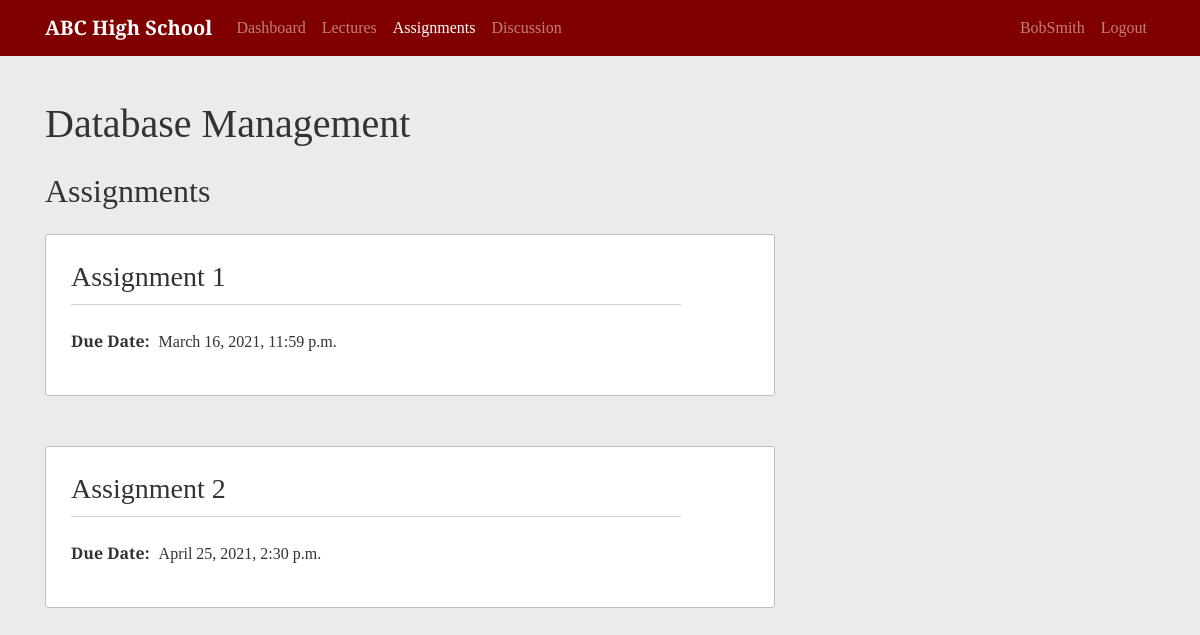
Before: /course/1/assignments/ (signed in) with the older database file.
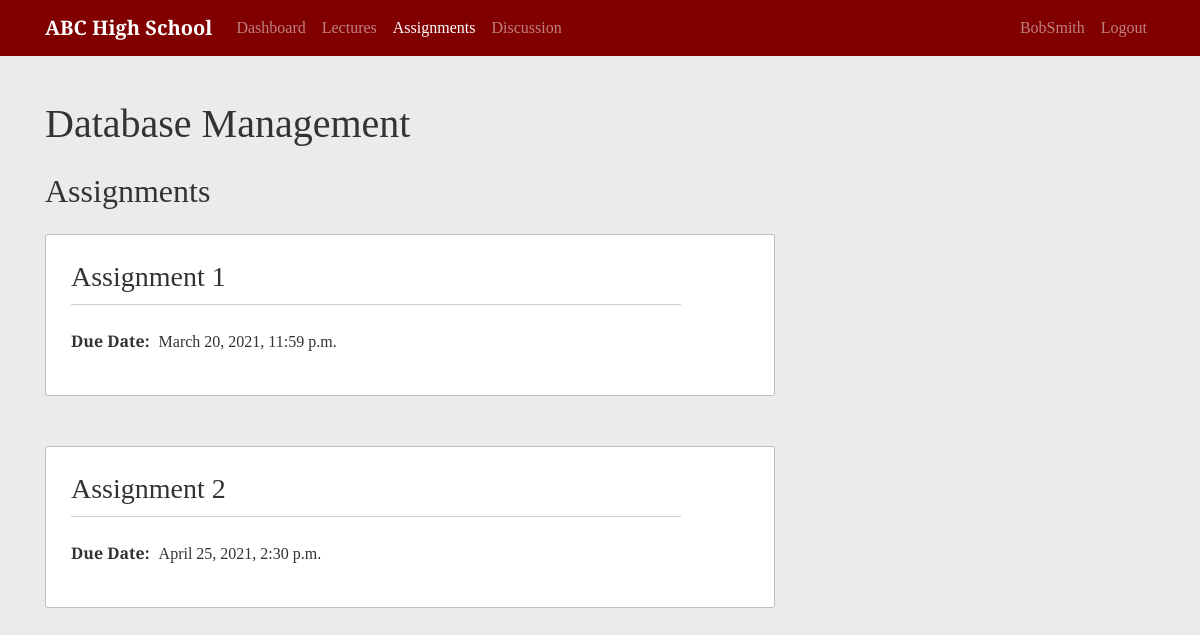
After: the same page with the newer database file.
### school/models.py (models this page shows, shortened)
class Assignment(models.Model):
    course = models.ForeignKey(Course, on_delete=models.CASCADE)
    due_date = models.DateTimeField()
    assignment_number = models.PositiveIntegerField()
    content = models.FileField(upload_to='file_uploads', null=True)
    class Meta:
        unique_together = ['course', 'assignment_number']

### school/views.py (the view, shortened to what this page needs)
# urls.py: path('course/<int:course_id>/assignments/', AssignmentListView.as_view(), name='assignment-list'),
class AssignmentListView(LoginRequiredMixin, UserPassesTestMixin, ListView):
    model = Assignment
    template_name = 'school/assignment.html'
    context_object_name = 'assignments'
    def get_queryset(self):
        user = self.request.user
        queryset = {}
        course = get_object_or_404(Course, id=self.kwargs.get('course_id'))
        instructor = Instructor.objects.filter(user=user).first()
        queryset['assignment_list']= Assignment.objects.filter(course=course)
        queryset['course'] = course
        queryset['instructor'] = instructor
        return queryset
    def test_func(self):
        user = self.request.user
        student = Student.objects.filter(user=user).first()
        course_id = self.kwargs.get('course_id')
        course = get_object_or_404(Course, id=self.kwargs.get('course_id'))
        if student:
            if EnrolledIn.objects.filter(student=student, course=course_id).exists():
                return True
            if AssistsIn.objects.filter(student=student, course=course_id).exists():
                return True

### school/templates/school/assignment.html (shortened to what this page needs)
{% extends "school/course.html" %}
{% block content %}
<h1 class="mb-4">{{assignments.course.course_name}}</h1>
  {% if not assignments.assignment_list %}
    <p class="lead">Assignments have not been posted</p>
    {% else %}
    <h2 class="mb-4">Assignments</h2>
    {% for assignment in assignments.assignment_list %}
      <article class="content-section">
        <h3 class="content-title"><a class="title-link" href="{% url 'assignment-detail' view.kwargs.course_id assignment.id %}">Assignment {{ assignment.assignment_number }}</a></h3>
        <p>
          <span class="data-title">Due Date:</span>
          <span class="data-content">{{ assignment.due_date }}</span>
        </p>
      </article>
    {% endfor %}
  {% endif %}
{% endblock content %}

Changed rows visible on the page:
changed Assignment: due_date "March 16, 2021, 11:59 p.m." → "March 20, 2021, 11:59 p.m."
